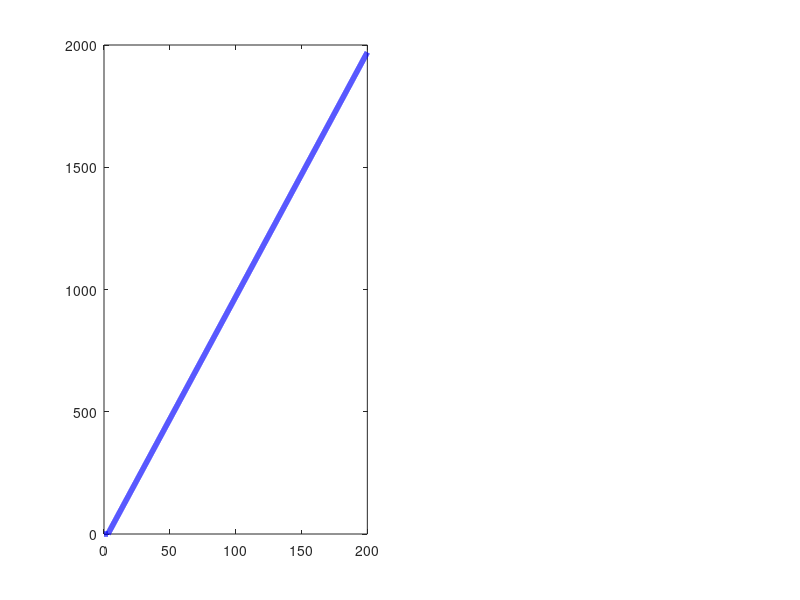

Write MATLAB code to recreate this figure. (Note: this script raises an error after producing the figure.)
% This script visualizes the step-like potential and force applied between anchor beads
% based on a defined cutoff distance. The potential becomes active when the distance
% between beads exceeds the specified cutoff (distance = 3 in this case).

% We generate the potential $U^{\mathrm{anchor}}(r^{\mathrm{anchor}})$ and its derivative
% $F(r^{\mathrm{anchor}})$ using this MATLAB script. This produces a table that can be
% saved (e.g., as 'table_bonds_stage2.dat') containing columns for $r^{\mathrm{anchor}}$,
% $U^{\mathrm{anchor}}$, and $F$, which can be used in LAMMPS simulations with the
% `pair_style table` command.

% Clear all existing variables and workspace
clear;
% Define the cutoff distance for the anchor interaction
distance = 3;
% Create an index array for data output (not used in calculation)
n = (1:4001)';
% Define the range of distances to evaluate the potential and force
d = (0:0.05:4000*0.05)';

% Define a step function: 1 when d >= cutoff distance, else 0
heaviside_step = double(d >= distance);

% Compute the potential: linear increase after cutoff distance
U = heaviside_step .* abs(d - distance) * 10;
% Compute the force as the negative derivative of potential
DU = -10 * heaviside_step;

% Plot potential and force
figure('Position', [100, 100, 1000, 400]);

% Plot potential vs. distance
subplot(1, 2, 1)
plot(d, U, 'b', 'LineWidth', 4);
hold on
xline(distance, '--k', 'LineWidth', 1.5)
xlabel('$r^{\mathrm{anchor}}$', 'Interpreter', 'latex', 'FontSize', 20)
ylabel('$U^{\mathrm{anchor}}(r^{\mathrm{anchor}})$', 'Interpreter', 'latex', 'FontSize', 20)
title('Potential Function', 'FontSize', 16)
set(gca, 'FontSize', 20)
xlim([-1 10])
ylim([0 80])
grid on
legend({'$U^{\mathrm{anchor}}$', '$r^{\mathrm{anchor}}_0 = 3$'}, 'Interpreter', 'latex', 'FontSize', 20)

% Plot force vs. distance
subplot(1, 2, 2)
plot(d, DU, 'Color', [1 0.5 0], 'LineWidth', 4);
hold on
xline(distance, '--k', 'LineWidth', 1.5)
xlabel('$r^{\mathrm{anchor}}$', 'Interpreter', 'latex', 'FontSize', 20)
ylabel('$F(r^{\mathrm{anchor}})$', 'Interpreter', 'latex', 'FontSize', 20)
title('Force Function', 'FontSize', 20)
set(gca, 'FontSize', 20)
xlim([-1 10])
ylim([-15 1])
grid on
legend({'$F(r^{\mathrm{anchor}})$', '$r^{\mathrm{anchor}}_0 = 3$'}, 'Interpreter', 'latex', 'FontSize', 12)

% Combine data into a single matrix for saving or further analysis
final = [n, d, U, DU];
